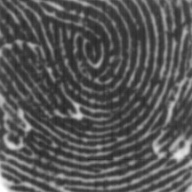
#> input picture fingerPrint_images/images_to_generate/0/img_0.jpg, 192 x 192 px, found by its file name; its folder holds only this picture in this run
$ python fingerPrint_generate_SIFT.py
#> lines starting #> are read from the running program, lines starting #| are printed output that depends on the picture; after the words box and inside, x2 and y2 are one past the last pixel; in counts of white or black regions, pixels touching at a corner belong together
import cv2
import numpy as np
import time
import os

max_valid_pixel = 255


def get_useful_mask(img):
    """
    这个函数提取指纹图像中有用的区域，去掉白色边界
    """
    # max_pixel = np.max(img)
    useful_mask = img < max_valid_pixel - 3  # 去掉白色边界
    # 腐蚀
    useful_mask = useful_mask.astype(np.uint8)
    kernel = cv2.getStructuringElement(cv2.MORPH_ELLIPSE, (10, 10))
    useful_mask = cv2.erode(useful_mask, kernel, iterations=1)
    useful_mask = useful_mask > 0.5
    return useful_mask


def create_gaussian_weight_map(height, width, sigma=10):
    """
    这个函数生成一个以图片中心为最高点的二维高斯函数图
    """
    center_x = width // 2
    center_y = height // 2
    y, x = np.ogrid[:height, :width]
    weight_map = np.exp(-((x - center_x) ** 2 + (y - center_y) ** 2) / (2 * sigma ** 2))
    return weight_map


def add_to_canvas(canvas, img, offset_x, offset_y, overlap_count, max_overlaps=3):
    """

    canvas:画布对象
    img:待拼接图像
    offset_x:被拼接图像左上角在画布上的横坐标
    offset_y:被拼接图像左上角在画布上的纵坐标
    overlap_count:当前画布各个位置的堆叠次数
    max_overlaps:同一位置允许的最大堆叠次数
    """
    h, w = img.shape
    offset_x, offset_y = int(offset_x), int(offset_y)

    # 判断新拼接的图像是否超出画布范围，若是，扩展画布及堆叠次数图，同时更新拼接位置
    new_h, new_w = canvas.shape
    min_x, max_x = offset_x, offset_x + w
    min_y, max_y = offset_y, offset_y + h
    extend_left = max(0, -min_x)
    extend_right = max(0, max_x - new_w)
    extend_top = max(0, -min_y)
    extend_bottom = max(0, max_y - new_h)
    if extend_left > 0 or extend_right > 0 or extend_top > 0 or extend_bottom > 0:
        # 扩展画布
        new_canvas = np.zeros((new_h + extend_top + extend_bottom,
                               new_w + extend_left + extend_right),
                              dtype=np.float32)
        new_canvas[extend_top:extend_top + new_h, extend_left:extend_left + new_w] = canvas
        canvas = new_canvas
        # 扩展画布对应的堆叠次数图
        new_overlap_count = np.zeros_like(new_canvas, dtype=np.int32)
        new_overlap_count[extend_top:extend_top + new_h, extend_left:extend_left + new_w] = overlap_count
        overlap_count = new_overlap_count
        # 更新拼接位置
        offset_x += extend_left
        offset_y += extend_top

    # 创建高斯权重图
    weight_map = create_gaussian_weight_map(h, w)

    # 创建羽化边缘
    feather_width = 3
    edge_mask = np.ones((h, w), dtype=np.float32)
    edge_mask[:feather_width, :] *= np.linspace(0, 1, feather_width)[:, np.newaxis]
    edge_mask[-feather_width:, :] *= np.linspace(1, 0, feather_width)[:, np.newaxis]
    edge_mask[:, :feather_width] *= np.linspace(0, 1, feather_width)
    edge_mask[:, -feather_width:] *= np.linspace(1, 0, feather_width)

    combined_weight = weight_map * edge_mask

    # 获取目标区域当前值
    target_region = canvas[offset_y:offset_y + h, offset_x:offset_x + w]
    overlap_region = overlap_count[offset_y:offset_y + h, offset_x:offset_x + w]

    # 仅对叠加次数小于 max_overlaps 的区域进行操作                                      ## 尝试在这里去掉白色无用边界
    useful_mask = get_useful_mask(img)  # 去掉白色边界的mask
    valid_mask = overlap_region < max_overlaps
    overlap_mask = valid_mask & (target_region > 0) & (img > 0) & useful_mask
    non_overlap_mask = valid_mask & (target_region == 0) & (img > 0) & useful_mask
    #overlap_mask = valid_mask & (target_region > 0) & (img > 0)
    #non_overlap_mask = valid_mask & (target_region == 0) & (img > 0)

    # 在重叠区域使用加权混合
    if np.any(overlap_mask):
        target_region[overlap_mask] = (
                target_region[overlap_mask] * (1 - combined_weight[overlap_mask])
                + img[overlap_mask] * combined_weight[overlap_mask]
        )

    # 在非重叠区域直接使用新图像的值
    target_region[non_overlap_mask] = img[non_overlap_mask]

    # 更新叠加计数，这里也用上useful_mask
    #overlap_region[valid_mask & useful_mask] += 1
    overlap_region[valid_mask & (img > 0)] += 1

    # 返回更新后的画布和叠加次数图，方便迭代；同时返回此次拼接的位置
    return canvas, offset_x - extend_left, offset_y - extend_top, overlap_count

# [198 lines left out: functions extract_valid_region, match_with_canvas, check_and_extend_canvas, crop_non_zero_area, single_match, not called in this run]

def main(read_path, finger):
    # 读取图像
    images = []
    names = os.listdir(read_path)
    for name in names:
        image_name = os.path.join(read_path, name)
        img = cv2.imread(image_name, 0)
        if img is not None:
            images.append(img)

    if images is None:
        print("未能读取任何图像")
        return

    # 创建足够大的初始画布（比第一张图像大三倍）
    h, w = images[0].shape
    canvas = np.zeros((h * 3, w * 3), dtype=np.float32)
    overlap_count = np.zeros_like(canvas, dtype=np.int32)

    # 将第一张图像放在画布中央
    canvas_center_x = canvas.shape[1] // 2
    canvas_center_y = canvas.shape[0] // 2
    img_x = canvas_center_x - (w // 2)
    img_y = canvas_center_y - (h // 2)

    # 添加第一张图像
    canvas, _, _, overlap_count = add_to_canvas(canvas, images[0], img_x, img_y, overlap_count, 4)

    # 记录已成功拼接的图像
    stitched_images = {0}

    # 循环直到所有图像都被尝试拼接
    while len(stitched_images) < len(images):
        progress_made = False

        # 尝试拼接每张未处理的图像
        for idx in range(1, len(images)):
            if idx in stitched_images:
                continue

            # 尝试与画布匹配
            transform, (canvas_x, canvas_y) = match_with_canvas(canvas, images[idx])

            if transform is not None:
                # 检查并在必要时扩展画布
                canvas,  overlap_count, transform, was_extended = check_and_extend_canvas(
                    canvas, overlap_count, transform, images[idx].shape)

                # 执行仿射变换
                img_warped = cv2.warpAffine(images[idx], transform,
                                            (canvas.shape[1], canvas.shape[0]),
                                            flags=cv2.INTER_LINEAR,
                                            borderMode=cv2.BORDER_CONSTANT,
                                            borderValue=0)

                # 添加到画布
                canvas, _, _, overlap_count = add_to_canvas(canvas, img_warped, 0, 0, overlap_count, 4)

                stitched_images.add(idx)
                progress_made = True

                # 显示拼接进度
                temp_canvas = canvas.copy()
                #mask = (overlap_mask > 0)
                #temp_canvas[mask] /= overlap_mask[mask]
                temp_display = np.clip(temp_canvas, 0, 255).astype(np.uint8)
                cv2.imshow("Stitching Progress", temp_display)
                cv2.waitKey(1)
                # time.sleep(1)

        if not progress_made:
            break

    # 处理最终结果
    #mask = (overlap_mask > 0)
    #canvas[mask] /= overlap_mask[mask]
    result = np.clip(canvas, 0, 255).astype(np.uint8)

    # 裁剪空白边界，保留一定边距
    gray = result.copy()
    _, thresh = cv2.threshold(gray, 1, 255, cv2.THRESH_BINARY)
    contours, _ = cv2.findContours(thresh, cv2.RETR_EXTERNAL, cv2.CHAIN_APPROX_SIMPLE)

    if contours:
        max_contour = max(contours, key=cv2.contourArea)
        x, y, w, h = cv2.boundingRect(max_contour)
        # 增加边距以确保不会裁剪到图像内容
        margin = 20  # 增加边距到50像素
        x = max(0, x - margin)
        y = max(0, y - margin)
        w = min(result.shape[1] - x, w + 2 * margin)
        h = min(result.shape[0] - y, h + 2 * margin)
        result = result[y:y + h, x:x + w]

    # 显示并保存结果
    cv2.imshow("Final Stitched Image", result)
    cv2.waitKey(1000)  # 留出10秒确认拼接好的图片
    cv2.destroyAllWindows()
    # 保存拼接结果
    cv2.imwrite(f'./fingerPrint_images/images_to_generate/{finger}.jpg', result)
    print(f"成功拼接了 {len(stitched_images)} 张图像")


if __name__ == '__main__':
    print(os.getcwd())
    path = "./fingerPrint_images/images_to_generate/"
    fingers = os.listdir(path)
    for finger in fingers:
        main(path + finger, finger)
#> in main, img is the input picture: shape (192, 192); min 34, max 255, mean 85.3
#> in add_to_canvas, `edge_mask[:feather_width, :] *= np.linspace(0, 1, feather_width)[:, np..`:
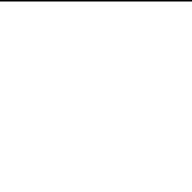
#> edge_mask: shape (192, 192) float32; min 0, max 1, mean 0.992
#> in add_to_canvas, `edge_mask[:, -feather_width:] *= np.linspace(1, 0, feather_width)`:
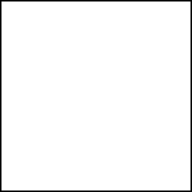
#> edge_mask: shape (192, 192) float32; min 0, max 1, mean 0.969
#> in add_to_canvas, `target_region = canvas[offset_y:offset_y + h, offset_x:offset_x + w]`: target_region: shape (192, 192) float32; every value is 0
#> in get_useful_mask, `useful_mask = img < max_valid_pixel - 3`:
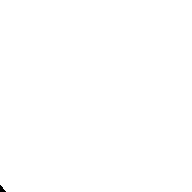
#> useful_mask: shape (192, 192) bool; 99.9% white; 1 black region, box (x1, y1, x2, y2) and area: (0, 185, 6, 192) 24
#> in get_useful_mask, `useful_mask = cv2.erode(useful_mask, kernel, iterations=1)`:
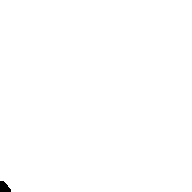
#> useful_mask: shape (192, 192); values 0 (black) and 1 (white), 99.8% white; 1 black region, box (x1, y1, x2, y2) and area: (0, 181, 11, 192) 90
#> in add_to_canvas, `valid_mask = overlap_region < max_overlaps`: valid_mask: shape (192, 192) bool; every value is 1
#> in add_to_canvas, `overlap_mask = valid_mask & (target_region > 0) & (img > 0) & useful_m..`: overlap_mask: shape (192, 192) bool; every value is 0
#> in add_to_canvas, `overlap_region[valid_mask & (img > 0)] += 1`: overlap_region: shape (192, 192) int32; every value is 1
#> in main, `canvas, _, _, overlap_count = add_to_canvas(canvas, images[0], img_x, ..`:
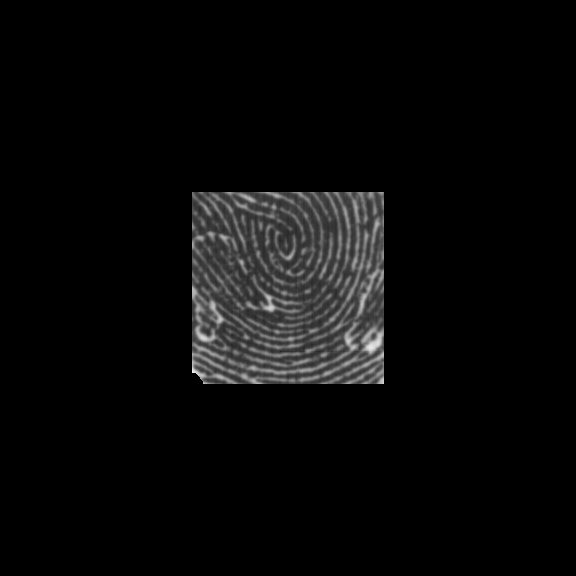
#> canvas: shape (576, 576) float32; min 0, max 244, mean 9.4
#> in main, `canvas, _, _, overlap_count = add_to_canvas(canvas, images[0], img_x, ..`:
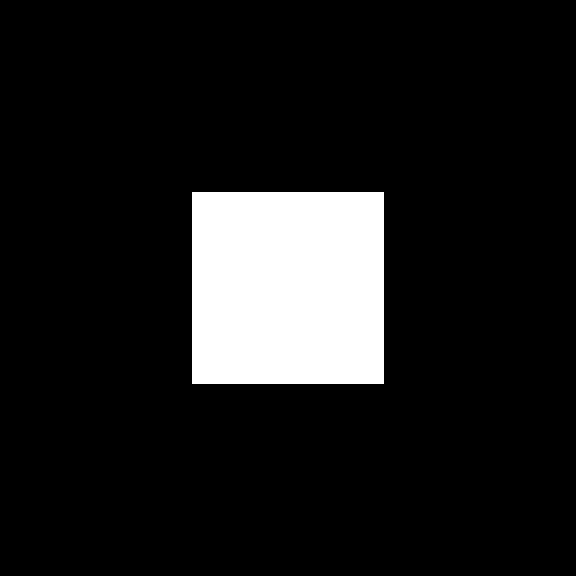
#> overlap_count: shape (576, 576) int32; values 0 (black) and 1 (white), 11.1% white; 1 white region, box (x1, y1, x2, y2) and area: (192, 192, 384, 384) 36864
#> in main, `_, thresh = cv2.threshold(gray, 1, 255, cv2.THRESH_BINARY)`: thresh: shape (576, 576); 11.1% white; 1 white region
#> in main, `contours, _ = cv2.findContours(thresh, cv2.RETR_EXTERNAL, cv2.CHAIN_AP..`: contours = 1 contour; box (x1, y1, x2, y2) and area: (192, 192, 384, 384) 36395
#> in main, `max_contour = max(contours, key=cv2.contourArea)`: max_contour = contour of 9 points, box (x1, y1, x2, y2) (192, 192, 384, 384), area 36395
#> in main, `x, y, w, h = cv2.boundingRect(max_contour)`: x = 192
#> in main, `x = max(0, x - margin)`: x = 172
#> in main, `w = min(result.shape[1] - x, w + 2 * margin)`: w = 232
#> in main, `result = result[y:y + h, x:x + w]`:
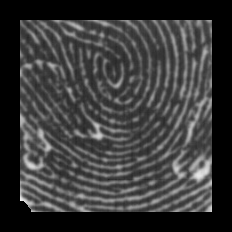
#> result: shape (232, 232); min 0, max 244, mean 58
#> pass 2 of the loop `for finger in fingers:`:
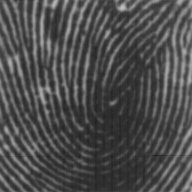
#> input picture fingerPrint_images/images_to_generate/1/img_0.jpg, 192 x 192 px, found by its file name
#> in main, img is the input picture: shape (192, 192); min 34, max 195, mean 77
#> in main (call 2), `_, thresh = cv2.threshold(gray, 1, 255, cv2.THRESH_BINARY)`:
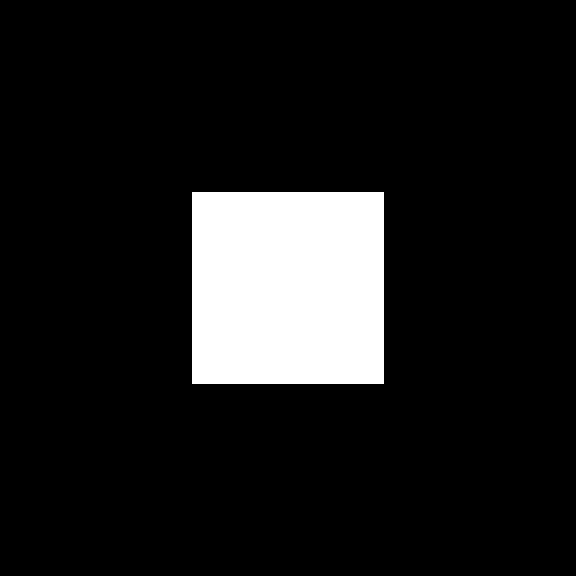
#> thresh: shape (576, 576); 11.1% white; 1 white region, box (x1, y1, x2, y2) and area: (192, 192, 384, 384) 36864
#> contours = [[[192, 192], [192, 383], [383, 383], [383, 192]]]
#> max_contour = [[192, 192], [192, 383], [383, 383], [383, 192]]
#> in main (call 2), `x, y, w, h = cv2.boundingRect(max_contour)`: x = 192
#> in main (call 2), `x = max(0, x - margin)`: x = 172
#> in main (call 2), `w = min(result.shape[1] - x, w + 2 * margin)`: w = 232
#> in main (call 2), `result = result[y:y + h, x:x + w]`:
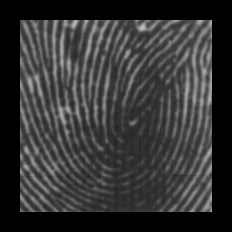
#> result: shape (232, 232); min 0, max 195, mean 52.7
